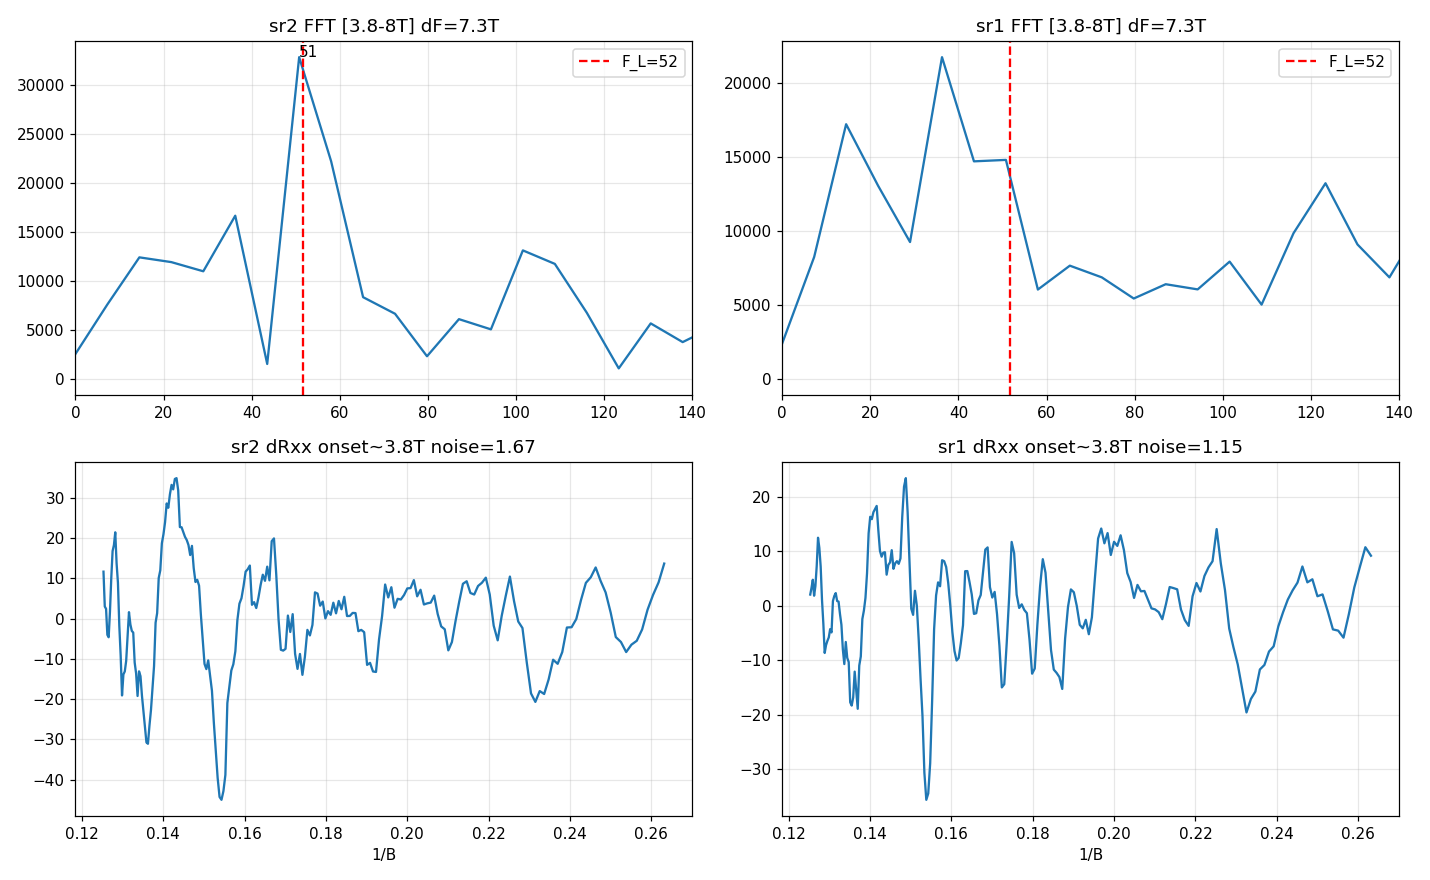

Python code for this plot:
import numpy as np, os, json, matplotlib
matplotlib.use('Agg'); import matplotlib.pyplot as plt
import scipy.constants as cst
from scipy.signal import find_peaks
d="data/6"
cols=json.load(open(os.path.join(d,"metadata.json")))["columns"]
raw=np.genfromtxt(os.path.join(d,"data.tsv"),delimiter="\t")
C={}; seen={}
for i,c in enumerate(cols):
    k=c if c not in seen else c+f".{seen[c]}"; seen[c]=seen.get(c,0)+1; C[k]=raw[:,i]
B=C['magnet_mag']; I=np.abs(C['sr0_X']/1e6)
def proj(ch):
    X=C[ch+'_X']; Y=C[ch+'_Y']; th=np.arctan2(np.median(Y),np.median(X))
    return (X*np.cos(th)+Y*np.sin(th))/I, (-X*np.sin(th)+Y*np.cos(th))/I
FL=cst.h*5e16/(4*cst.e)
print(f"n=-5e12  F_L=(h/4e)n = {FL:.1f} T   rows={len(B)}  B {B.min():.2f}-{B.max():.2f}T")
fig,ax=plt.subplots(2,2,figsize=(13,8))
res={}
for col,ch in enumerate(['sr2','sr1']):
    R,q=proj(ch); m=B>0.02; o=np.argsort(B[m]); Bs=B[m][o]; Rs=R[m][o]; qs=q[m][o]
    noise=np.std(np.diff(qs))/np.sqrt(2)
    # onset: lowest B where local dRxx amp > 3*noise
    onset=None
    for bc in np.arange(0.6,4,0.1):
        sl=(Bs>bc-0.25)&(Bs<bc+0.25)
        if sl.sum()>8:
            dd=Rs[sl]-np.polyval(np.polyfit(Bs[sl],Rs[sl],2),Bs[sl])
            if np.std(dd)>3*noise: onset=bc; break
    Blo=max(onset or 1.2, 0.9)
    sel=(Bs>=Blo)&(Bs<=8); Bw=Bs[sel]; Rw=Rs[sel]
    # two detrenders (stability)
    peaks_by_dt={}
    for dt in [3,5]:
        p=np.polyfit(Bw,Rw,dt); dR=Rw-np.polyval(p,Bw)
        invB=1/Bw; ordr=np.argsort(invB); ub=np.linspace(invB[ordr].min(),invB[ordr].max(),16384)
        dRi=np.interp(ub,invB[ordr],dR[ordr]); win=np.hanning(len(dRi))
        F=np.fft.rfftfreq(len(ub),d=ub[1]-ub[0]); A=np.abs(np.fft.rfft((dRi-dRi.mean())*win))
        fl=np.median(A[(F>8)&(F<150)])
        pk,_=find_peaks(A,height=fl*4,distance=4); pk=pk[(F[pk]>5)&(F[pk]<150)]; pk=pk[np.argsort(A[pk])[::-1]]
        peaks_by_dt[dt]=[(round(F[k],1),round(A[k]/fl,1)) for k in pk[:6]]
        if dt==5:
            ax[0,col].plot(F,A); ax[0,col].axvline(FL,color='r',ls='--',label=f'F_L={FL:.0f}')
            for k in pk[:5]: ax[0,col].annotate(f'{F[k]:.0f}',(F[k],A[k]))
            ax[0,col].set_xlim(0,140); ax[0,col].set_title(f'{ch} FFT [{Blo:.1f}-8T] dF={1/(invB.max()-invB.min()):.1f}T'); ax[0,col].legend(); ax[0,col].grid(alpha=.3)
            ax[1,col].plot(1/Bw,dR,'-'); ax[1,col].set_xlabel('1/B'); ax[1,col].set_title(f'{ch} dRxx onset~{onset:.1f}T noise={noise:.2f}'); ax[1,col].grid(alpha=.3)
    print(f"  {ch}: onset~{onset:.1f}T noise={noise:.2f} window[{Blo:.1f},8]")
    print(f"     poly3 peaks: {peaks_by_dt[3]}")
    print(f"     poly5 peaks: {peaks_by_dt[5]}")
    res[ch]=peaks_by_dt[5]
plt.tight_layout(); plt.savefig('hera_scratch/fft6full.png',dpi=110)
# Luttinger check
print(f"\nLuttinger: F_L={FL:.1f}T. ABC->single tone at F_L; ABA->pair summing to F_L.")
